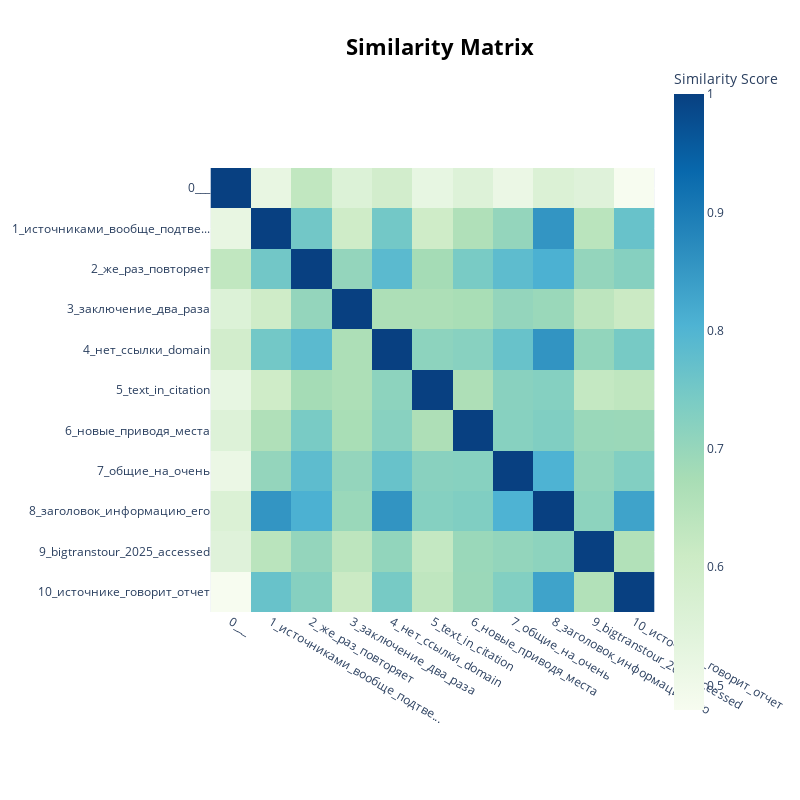

The notebook cell this image was saved under:
### Code cell
topic_model.visualize_heatmap()

### Figure 1 — Plotly figure (JSON) as saved in the notebook; plotly's stock layout.template omitted (floating-point values rounded to 4 significant figures)
{"data": [{"coloraxis": "coloraxis", "hovertemplate": "x: %{x}<br>y: %{y}<br>Similarity Score: %{z}<extra></extra>", "name": "0", "type": "heatmap", "x": ["0___", "1_источниками_вообще_подтве...", "2_же_раз_повторяет", "3_заключение_два_раза", "4_нет_ссылки_domain", "5_text_in_citation", "6_новые_приводя_места", "7_общие_на_очень", "8_заголовок_информацию_его", "9_bigtranstour_2025_accessed", "10_источнике_говорит_отчет"], "xaxis": "x", "y": ["0___", "1_источниками_вообще_подтве...", "2_же_раз_повторяет", "3_заключение_два_раза", "4_нет_ссылки_domain", "5_text_in_citation", "6_новые_приводя_места", "7_общие_на_очень", "8_заголовок_информацию_его", "9_bigtranstour_2025_accessed", "10_источнике_говорит_отчет"], "yaxis": "y", "z": [[1.0, 0.5222, 0.6285, 0.5563, 0.5899, 0.524, 0.5526, 0.5132, 0.5619, 0.5487, 0.4793], [0.5222, 1.0, 0.7534, 0.6006, 0.7508, 0.6006, 0.6603, 0.7036, 0.8551, 0.6419, 0.7666], [0.6285, 0.7534, 1.0, 0.7041, 0.786, 0.6785, 0.7421, 0.7817, 0.8075, 0.7037, 0.724], [0.5563, 0.6006, 0.7041, 1.0, 0.6648, 0.6654, 0.6721, 0.7033, 0.6948, 0.6373, 0.612], [0.5899, 0.7508, 0.786, 0.6648, 1.0, 0.7129, 0.7209, 0.7665, 0.8559, 0.7066, 0.7457], [0.524, 0.6006, 0.6785, 0.6654, 0.7129, 1.0, 0.6646, 0.7187, 0.7253, 0.6235, 0.6332], [0.5526, 0.6603, 0.7421, 0.6721, 0.7209, 0.6646, 1.0, 0.7218, 0.7325, 0.6955, 0.6927], [0.5132, 0.7036, 0.7817, 0.7033, 0.7665, 0.7187, 0.7218, 1.0, 0.8054, 0.7052, 0.7295], [0.5619, 0.8551, 0.8075, 0.6948, 0.8559, 0.7253, 0.7325, 0.8054, 1.0, 0.7139, 0.8319], [0.5487, 0.6419, 0.7037, 0.6373, 0.7066, 0.6235, 0.6955, 0.7052, 0.7139, 1.0, 0.6572], [0.4793, 0.7666, 0.724, 0.612, 0.7457, 0.6332, 0.6927, 0.7295, 0.8319, 0.6572, 1.0]]}], "layout": {"coloraxis": {"colorbar": {"title": {"text": "Similarity Score"}}, "colorscale": [[0, "rgb(247,252,240)"], [0.125, "rgb(224,243,219)"], [0.25, "rgb(204,235,197)"], [0.375, "rgb(168,221,181)"], [0.5, "rgb(123,204,196)"], [0.625, "rgb(78,179,211)"], [0.75, "rgb(43,140,190)"], [0.875, "rgb(8,104,172)"], [1, "rgb(8,64,129)"]]}, "height": 800, "hoverlabel": {"bgcolor": "white", "font": {"family": "Rockwell", "size": 16}}, "legend": {"title": {"text": "Trend"}}, "margin": {"t": 60}, "showlegend": true, "title": {"font": {"color": "Black", "size": 22}, "text": "<b>Similarity Matrix</b>", "x": 0.55, "xanchor": "center", "y": 0.95, "yanchor": "top"}, "width": 800, "xaxis": {"anchor": "y", "constrain": "domain", "domain": [0, 1], "scaleanchor": "y"}, "yaxis": {"anchor": "x", "autorange": "reversed", "constrain": "domain", "domain": [0, 1]}}}
